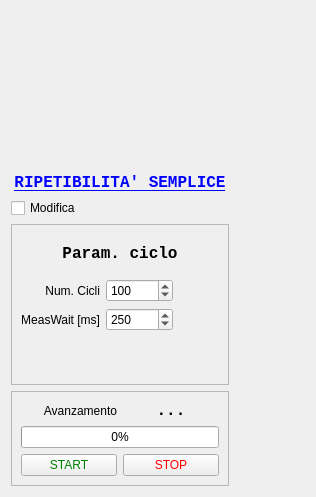
<?xml version="1.0" encoding="UTF-8"?>
<ui version="4.0">
 <class>CicloRipetibilitaForm</class>
 <widget class="QWidget" name="CicloRipetibilitaForm">
  <property name="geometry">
   <rect>
    <x>0</x>
    <y>0</y>
    <width>316</width>
    <height>497</height>
   </rect>
  </property>
  <property name="sizePolicy">
   <sizepolicy hsizetype="MinimumExpanding" vsizetype="MinimumExpanding">
    <horstretch>0</horstretch>
    <verstretch>0</verstretch>
   </sizepolicy>
  </property>
  <property name="windowTitle">
   <string>Ripetibilità - Parametri</string>
  </property>
  <property name="styleSheet">
   <string notr="true"/>
  </property>
  <layout class="QFormLayout" name="formLayout">
   <item row="0" column="0">
    <layout class="QVBoxLayout" name="verticalLayout">
     <item>
      <spacer name="verticalSpacer">
       <property name="orientation">
        <enum>Qt::Vertical</enum>
       </property>
       <property name="sizeHint" stdset="0">
        <size>
         <width>20</width>
         <height>40</height>
        </size>
       </property>
      </spacer>
     </item>
     <item>
      <widget class="QLabel" name="labelTitle">
       <property name="font">
        <font>
         <family>Courier New</family>
         <pointsize>12</pointsize>
         <bold>true</bold>
         <underline>true</underline>
        </font>
       </property>
       <property name="styleSheet">
        <string notr="true">color:blue;</string>
       </property>
       <property name="text">
        <string>RIPETIBILITA' SEMPLICE</string>
       </property>
       <property name="alignment">
        <set>Qt::AlignCenter</set>
       </property>
      </widget>
     </item>
     <item>
      <widget class="QCheckBox" name="checkEnableMod">
       <property name="toolTip">
        <string>Abilita modifiche paramatri.</string>
       </property>
       <property name="text">
        <string>Modifica</string>
       </property>
      </widget>
     </item>
     <item>
      <widget class="QFrame" name="frame_cycle">
       <property name="enabled">
        <bool>true</bool>
       </property>
       <property name="sizePolicy">
        <sizepolicy hsizetype="Expanding" vsizetype="Expanding">
         <horstretch>0</horstretch>
         <verstretch>0</verstretch>
        </sizepolicy>
       </property>
       <property name="frameShape">
        <enum>QFrame::StyledPanel</enum>
       </property>
       <property name="frameShadow">
        <enum>QFrame::Raised</enum>
       </property>
       <layout class="QGridLayout" name="gridLayout_2">
        <item row="1" column="1">
         <widget class="QSpinBox" name="numCycles">
          <property name="toolTip">
           <string>Numero di cicli da eseguire.</string>
          </property>
          <property name="maximum">
           <number>99999</number>
          </property>
          <property name="value">
           <number>100</number>
          </property>
         </widget>
        </item>
        <item row="2" column="0">
         <widget class="QLabel" name="label_6">
          <property name="frameShape">
           <enum>QFrame::NoFrame</enum>
          </property>
          <property name="text">
           <string>MeasWait [ms]</string>
          </property>
          <property name="alignment">
           <set>Qt::AlignRight|Qt::AlignTrailing|Qt::AlignVCenter</set>
          </property>
         </widget>
        </item>
        <item row="2" column="1">
         <widget class="QSpinBox" name="MeasWaitTime_ms">
          <property name="toolTip">
           <string>Attesa, dopo aver raggiunto la posizione di misura, prima di eseguire la misura.</string>
          </property>
          <property name="maximum">
           <number>999999</number>
          </property>
          <property name="value">
           <number>250</number>
          </property>
         </widget>
        </item>
        <item row="1" column="0">
         <widget class="QLabel" name="label_5">
          <property name="frameShape">
           <enum>QFrame::NoFrame</enum>
          </property>
          <property name="text">
           <string>Num. Cicli</string>
          </property>
          <property name="alignment">
           <set>Qt::AlignRight|Qt::AlignTrailing|Qt::AlignVCenter</set>
          </property>
         </widget>
        </item>
        <item row="1" column="2" rowspan="3">
         <spacer name="horizontalSpacer_2">
          <property name="orientation">
           <enum>Qt::Horizontal</enum>
          </property>
          <property name="sizeType">
           <enum>QSizePolicy::Maximum</enum>
          </property>
          <property name="sizeHint" stdset="0">
           <size>
            <width>40</width>
            <height>20</height>
           </size>
          </property>
         </spacer>
        </item>
        <item row="0" column="0" colspan="3">
         <widget class="QLabel" name="label_8">
          <property name="font">
           <font>
            <family>Courier New</family>
            <pointsize>12</pointsize>
            <bold>true</bold>
           </font>
          </property>
          <property name="text">
           <string>Param. ciclo</string>
          </property>
          <property name="alignment">
           <set>Qt::AlignCenter</set>
          </property>
         </widget>
        </item>
       </layout>
      </widget>
     </item>
     <item>
      <widget class="QFrame" name="frame">
       <property name="enabled">
        <bool>true</bool>
       </property>
       <property name="frameShape">
        <enum>QFrame::StyledPanel</enum>
       </property>
       <property name="frameShadow">
        <enum>QFrame::Raised</enum>
       </property>
       <layout class="QGridLayout" name="gridLayout_3">
        <item row="3" column="0">
         <widget class="QPushButton" name="btnStart">
          <property name="toolTip">
           <string>AVVIA ciclo.</string>
          </property>
          <property name="styleSheet">
           <string notr="true">COLOR:green;</string>
          </property>
          <property name="text">
           <string>START</string>
          </property>
         </widget>
        </item>
        <item row="3" column="1">
         <widget class="QPushButton" name="btnStop">
          <property name="toolTip">
           <string>FERMA ciclo.</string>
          </property>
          <property name="styleSheet">
           <string notr="true">color:red;</string>
          </property>
          <property name="text">
           <string>STOP</string>
          </property>
         </widget>
        </item>
        <item row="1" column="0">
         <widget class="QLabel" name="label">
          <property name="text">
           <string>Avanzamento</string>
          </property>
          <property name="alignment">
           <set>Qt::AlignRight|Qt::AlignTrailing|Qt::AlignVCenter</set>
          </property>
         </widget>
        </item>
        <item row="2" column="0" colspan="2">
         <widget class="QProgressBar" name="progressBar">
          <property name="value">
           <number>0</number>
          </property>
          <property name="alignment">
           <set>Qt::AlignCenter</set>
          </property>
          <property name="orientation">
           <enum>Qt::Horizontal</enum>
          </property>
         </widget>
        </item>
        <item row="1" column="1">
         <widget class="QLabel" name="progLabel">
          <property name="font">
           <font>
            <family>Courier New</family>
            <pointsize>12</pointsize>
            <bold>true</bold>
           </font>
          </property>
          <property name="text">
           <string>...</string>
          </property>
          <property name="alignment">
           <set>Qt::AlignCenter</set>
          </property>
         </widget>
        </item>
       </layout>
      </widget>
     </item>
    </layout>
   </item>
  </layout>
 </widget>
 <resources/>
 <connections/>
</ui>
